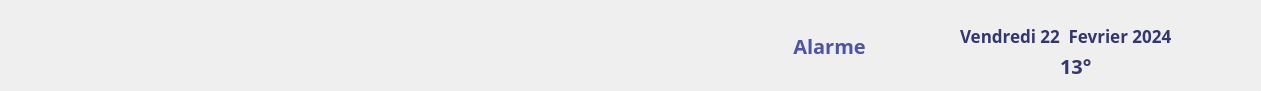
  <widget class="QGroupBox" name="groupBox_7">
   <property name="geometry">
    <rect>
     <x>210</x>
     <y>0</y>
     <width>1261</width>
     <height>91</height>
    </rect>
   </property>
   <property name="styleSheet">
    <string notr="true">border-top-right-radius : 40px ; 
background-image: url(:/img/images/background.jpg);
border-top-left-radius: 20px; /* Coin arrondi en haut à gauche */
    border-bottom-left-radius: 20px; /* Coin arrondi en bas à gauche */
    border-top-right-radius: 20px; /* Coin arrondi en haut à droite */
    border-bottom-right-radius: 20px; /* Coin arrondi en bas à droite */</string>
   </property>
   <property name="title">
    <string/>
   </property>
   <widget class="QLabel" name="label_30">
    <property name="geometry">
     <rect>
      <x>960</x>
      <y>20</y>
      <width>231</width>
      <height>31</height>
     </rect>
    </property>
    <property name="font">
     <font>
      <family>Neue Haas Grotesk Text Pro Extr</family>
      <pointsize>13</pointsize>
      <weight>75</weight>
      <italic>false</italic>
      <bold>true</bold>
     </font>
    </property>
    <property name="styleSheet">
     <string notr="true">border : none ;
background-color: none;
color : #333770 ;
    background-image : url();
</string>
    </property>
    <property name="text">
     <string>Vendredi 22  Fevrier 2024</string>
    </property>
   </widget>
   <widget class="QLabel" name="label_31">
    <property name="geometry">
     <rect>
      <x>1060</x>
      <y>50</y>
      <width>51</width>
      <height>31</height>
     </rect>
    </property>
    <property name="font">
     <font>
      <family>Neue Haas Grotesk Text Pro Extr</family>
      <pointsize>15</pointsize>
      <weight>75</weight>
      <italic>false</italic>
      <bold>true</bold>
     </font>
    </property>
    <property name="styleSheet">
     <string notr="true">border : none ;
background-color: none;
color : #333770 ;
    background-image : url();
</string>
    </property>
    <property name="text">
     <string>13°</string>
    </property>
   </widget>
   <widget class="QLineEdit" name="lineEdit_role">
    <property name="geometry">
     <rect>
      <x>110</x>
      <y>40</y>
      <width>181</width>
      <height>21</height>
     </rect>
    </property>
    <property name="font">
     <font>
      <pointsize>10</pointsize>
      <weight>75</weight>
      <bold>true</bold>
     </font>
    </property>
    <property name="styleSheet">
     <string notr="true">background-color: transparent ; 
border : none ;
color : #333770 ;
background-image : url();</string>
    </property>
    <property name="readOnly">
     <bool>true</bool>
    </property>
   </widget>
   <widget class="QLineEdit" name="lineEdit_nomprenom">
    <property name="geometry">
     <rect>
      <x>100</x>
      <y>20</y>
      <width>281</width>
      <height>21</height>
     </rect>
    </property>
    <property name="font">
     <font>
      <pointsize>14</pointsize>
      <weight>75</weight>
      <bold>true</bold>
     </font>
    </property>
    <property name="styleSheet">
     <string notr="true">background-color: transparent ; 
border : none ;
color : #333770 ;
background-image : url();</string>
    </property>
    <property name="readOnly">
     <bool>true</bool>
    </property>
   </widget>
   <widget class="QPushButton" name="pushButton_parametre_compte">
    <property name="geometry">
     <rect>
      <x>1170</x>
      <y>20</y>
      <width>91</width>
      <height>61</height>
     </rect>
    </property>
    <property name="cursor">
     <cursorShape>PointingHandCursor</cursorShape>
    </property>
    <property name="styleSheet">
     <string notr="true">background-color: transparent ; 
border : none ;
color : #333770 ;
background-image : url();</string>
    </property>
    <property name="text">
     <string/>
    </property>
    <property name="icon">
     <iconset resource="source.qrc">
      <normaloff>:/img/images/motpas.png</normaloff>:/img/images/motpas.png</iconset>
    </property>
    <property name="iconSize">
     <size>
      <width>50</width>
      <height>50</height>
     </size>
    </property>
   </widget>
   <widget class="QPushButton" name="pushButton_22">
    <property name="geometry">
     <rect>
      <x>740</x>
      <y>10</y>
      <width>179</width>
      <height>71</height>
     </rect>
    </property>
    <property name="sizePolicy">
     <sizepolicy hsizetype="Minimum" vsizetype="Preferred">
      <horstretch>0</horstretch>
      <verstretch>0</verstretch>
     </sizepolicy>
    </property>
    <property name="font">
     <font>
      <family>Neue Haas Grotesk 58 Pro Thin</family>
      <pointsize>-1</pointsize>
      <weight>75</weight>
      <bold>true</bold>
     </font>
    </property>
    <property name="styleSheet">
     <string notr="true">QPushButton{
background-color: transparent;
	background-image: url();
    font-family: Neue Haas Grotesk Text Pro Thin; 
    font-weight: bold; 
    font-size: 20px; 
border : none ; 
border-radius : 0 px ;
color : #4D53A8 ; 
}
QPushButton:hover{
background-color: #E3E4F2;
 
}

</string>
    </property>
    <property name="text">
     <string>Alarme</string>
    </property>
    <property name="icon">
     <iconset>
      <normaloff>../../../../../in/60802.png</normaloff>../../../../../in/60802.png</iconset>
    </property>
    <property name="iconSize">
     <size>
      <width>50</width>
      <height>100</height>
     </size>
    </property>
   </widget>
   <widget class="QPushButton" name="pushButton_8">
    <property name="geometry">
     <rect>
      <x>20</x>
      <y>10</y>
      <width>75</width>
      <height>61</height>
     </rect>
    </property>
    <property name="text">
     <string/>
    </property>
    <property name="icon">
     <iconset resource="source.qrc">
      <normaloff>:/img/images/convoir.png</normaloff>:/img/images/convoir.png</iconset>
    </property>
    <property name="iconSize">
     <size>
      <width>70</width>
      <height>61</height>
     </size>
    </property>
   </widget>
  </widget>
